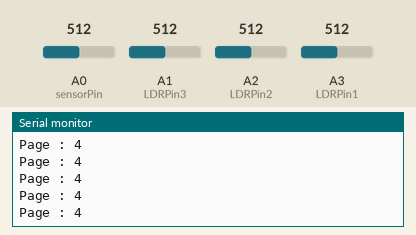
Recording of a sketch running on a simulated Arduino Uno, built with avr-gcc and run on an emulated ATmega328P. Shown: the last lines printed to the serial monitor. Inputs (shaded band) come from the test bench; at power-on: A0 (sensorPin) = 512, A2 (LDRPin2) = 512, A1 (LDRPin3) = 512, A3 (LDRPin1) = 512.

Above: at 1.2 s.
1.3 s: A0 (sensorPin) set to 716
At 2.2 s:
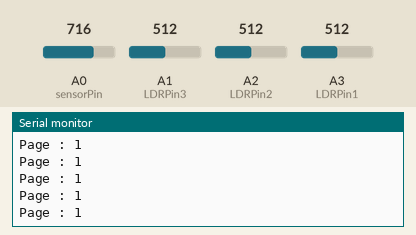
4.3 s: A2 (LDRPin2) set to 716
At 5.2 s:
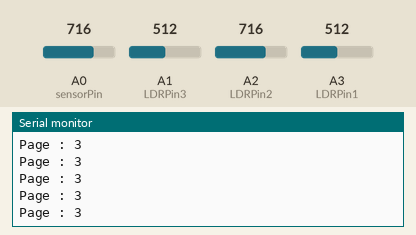
Timing chart, 0 to 7.3 s (numbered marks = the images above; inputs shaded):
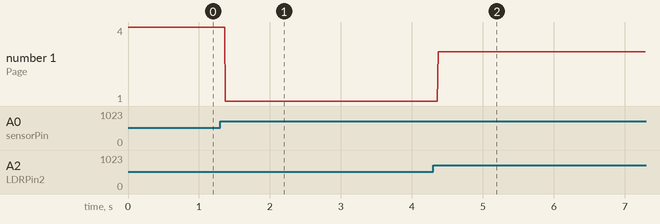

Measured:
- after the input at 1.3 s, the serial monitor: prints a new line after 0.07 s (image 1)
- after the input at 4.3 s, the serial monitor: prints a new line after 0.07 s (image 2)
- plotted number 1: 4 → 1 after the input at 1.3 s, 1 → 3 after the input at 4.3 s

The sketch:

LDR_test_separate.ino
```cpp
int sensorPin = A0; // select the input pin for LDR
int LDRPin1 = A3;
int LDRPin2 = A2;
int LDRPin3 = A1;

float sensorValue1 = 0.0,sensorValue2 = 0.0,sensorValue3 = 0.0,referValue = 0, reference=0.0, reading = 0.0, upperRange, lowerRange; // variable to store the value coming from the sensor
int iterations = 200, page = 1;
float interval = 0.1;
bool foundFlag = false;
void setup() {

    Serial.begin(9600); //sets serial port for communication
}
void loop() {
    //int here = millis();
    sensorValue1 = float(analogRead(LDRPin1))/1023; // read the value from the sensor
    sensorValue2 = float(analogRead(LDRPin2))/1023;
    sensorValue3 = float(analogRead(LDRPin3))/1023;
    reference = float(analogRead(sensorPin))/1023;
    upperRange = reference + interval;
    lowerRange = reference - interval;
//    Serial.print(sensorValue1); //prints the values coming from the sensor on the screen
//    Serial.print("\t");
//    Serial.print(sensorValue2); //prints the values coming from the sensor on the screen
//    Serial.print("\t");
//    Serial.print(sensorValue3); //prints the values coming from the sensor on the screen
//    Serial.print("\t");
//    Serial.print("Reference : ");
//    Serial.println(reference);

    if (sensorValue1 > lowerRange and sensorValue1 < upperRange){
      page = 2;
      foundFlag = true;
     }
    if (sensorValue2 > lowerRange and sensorValue2 < upperRange){
      //Serial.println("Page 2");
      page = 3;
      foundFlag = true;
      }
    if ( sensorValue3 > lowerRange and sensorValue3 < upperRange){
      //Serial.println("Page 3");
      page = 4;
      foundFlag = true;
    }


    //Serial.println(foundFlag);
    if (foundFlag == true){
        Serial.print("Page : ");
        Serial.println(page);
        //Serial.print("");
        //Serial.println("");

        page = 1;
      }
    else {
        Serial.print("Page : ");
        Serial.println(page);
        //Serial.print("");
        //Serial.println("");
      }
    foundFlag = false;
    //Serial.println(millis()-here);
    //delay(500);

}
```
